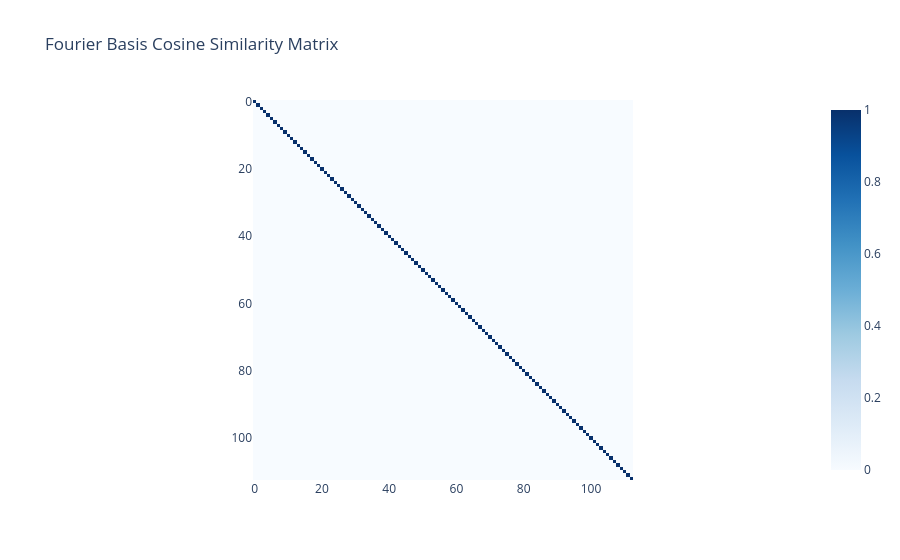

Notebook cell for this chart:
### Markdown cell above
Now, you can prove the Fourier basis is orthonormal by showing that the inner product of any two vectors is one if they are the same vector, and zero otherwise. Run the following cell to see for yourself:

### Code cell
utils.imshow(fourier_basis @ fourier_basis.T, title="Fourier Basis Cosine Similarity Matrix")

### Figure 1 — Plotly figure (JSON) as saved in the notebook; plotly's stock layout.template omitted (floating-point values rounded to 4 significant figures; data arrays with more than 128 entries replaced by an {"elided": "..."} marker saying what was removed)
{"data": [{"coloraxis": "coloraxis", "hovertemplate": "x: %{x}<br>y: %{y}<br>color: %{z}<extra></extra>", "name": "0", "type": "heatmap", "xaxis": "x", "yaxis": "y", "z": {"elided": "113x113 float values"}}], "layout": {"coloraxis": {"autocolorscale": false, "colorscale": [[0.0, "rgb(247,251,255)"], [0.125, "rgb(222,235,247)"], [0.25, "rgb(198,219,239)"], [0.375, "rgb(158,202,225)"], [0.5, "rgb(107,174,214)"], [0.625, "rgb(66,146,198)"], [0.75, "rgb(33,113,181)"], [0.875, "rgb(8,81,156)"], [1.0, "rgb(8,48,107)"]]}, "title": {"text": "Fourier Basis Cosine Similarity Matrix"}, "xaxis": {"anchor": "y", "autorange": false, "constrain": "domain", "domain": [0.0, 1.0], "range": [-0.5, 112.5], "scaleanchor": "y"}, "yaxis": {"anchor": "x", "autorange": false, "constrain": "domain", "domain": [0.0, 1.0], "range": [112.5, -0.5]}}}
